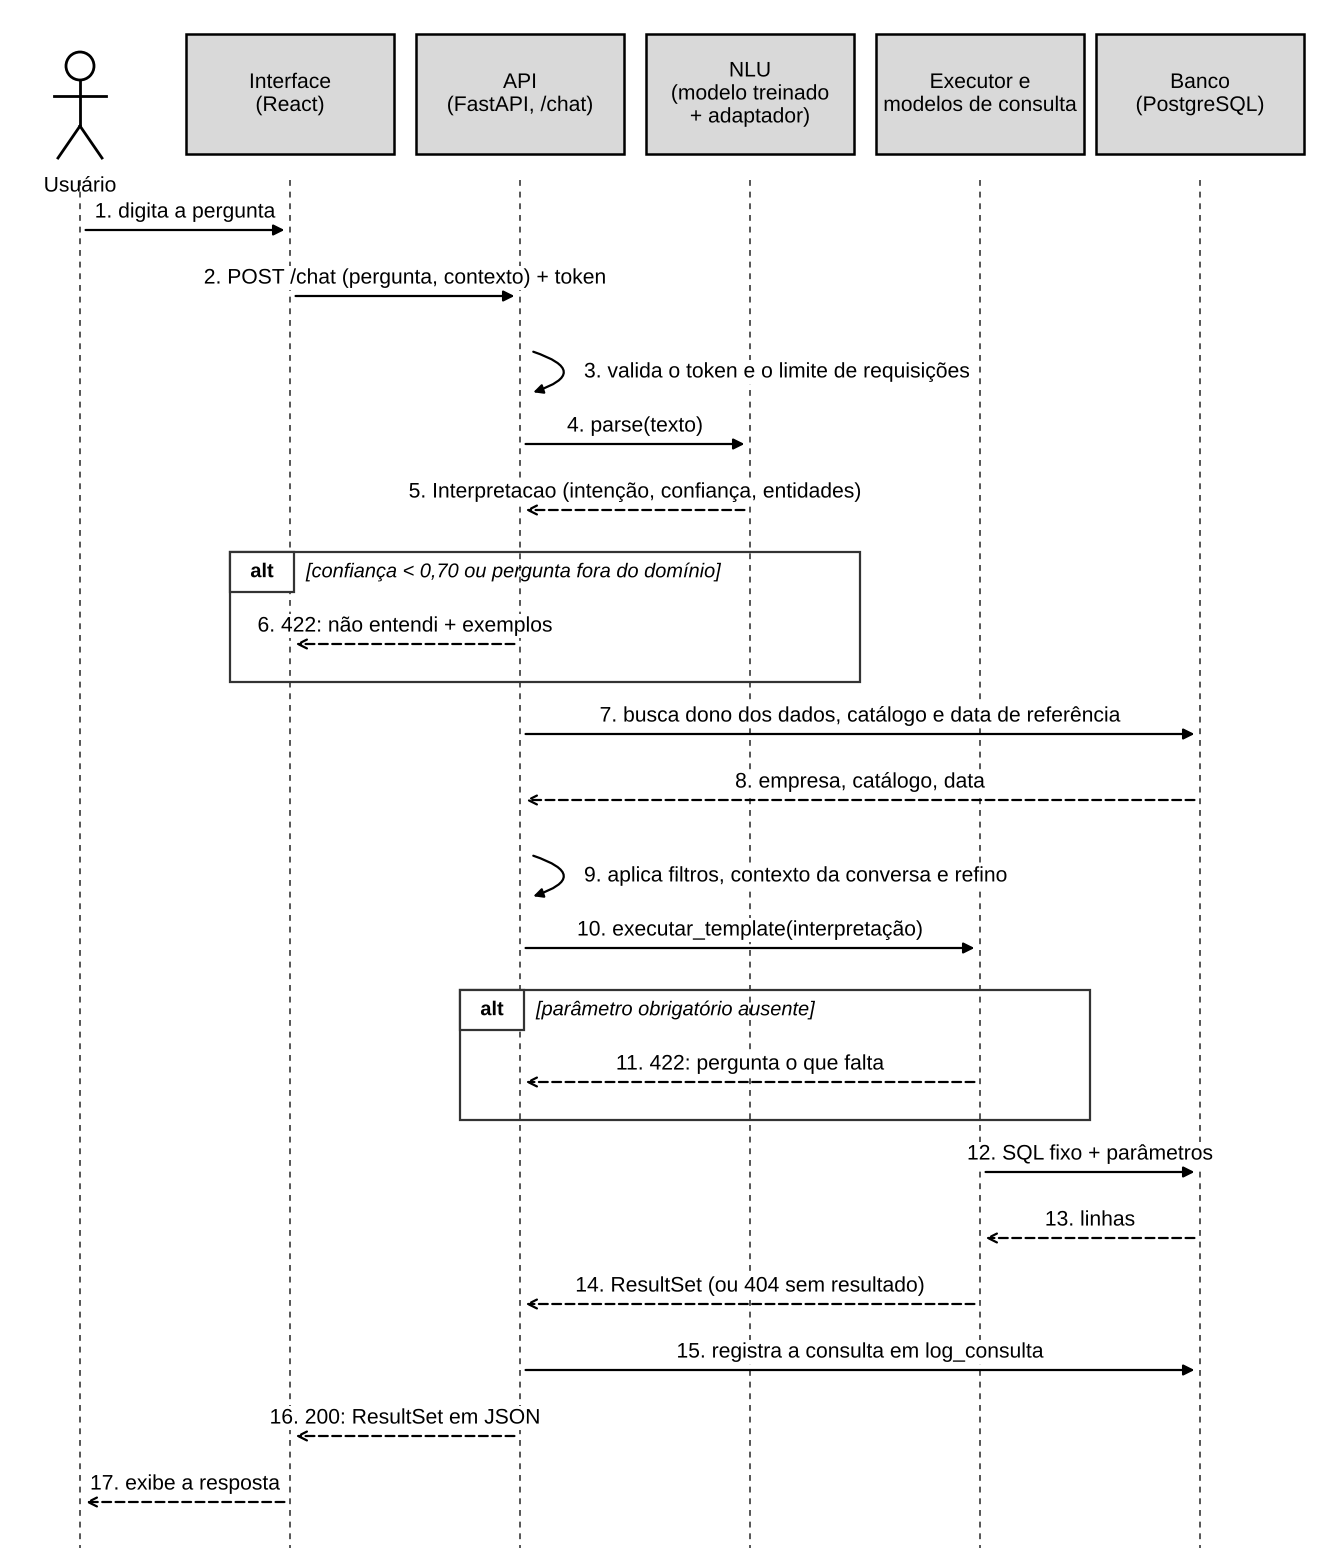

Source code (Python):
"""Figura 3 do TCC: diagrama de sequência de uma pergunta (rota /chat).

Segue a ordem de app/main.py::chat e app/sql/executor.py. Gerar:
    python sequencia.py            # escreve sequencia.png (precisa de matplotlib)
"""
import matplotlib

matplotlib.use("Agg")
import matplotlib.pyplot as plt
from matplotlib.patches import FancyArrowPatch, Rectangle

plt.rcParams["font.family"] = ["Liberation Sans", "DejaVu Sans"]  # Liberation Sans = métricas do Arial
FS = 7.6

PART = ["Usuário", "Interface\n(React)", "API\n(FastAPI, /chat)", "NLU\n(modelo treinado\n+ adaptador)",
        "Executor e\nmodelos de consulta", "Banco\n(PostgreSQL)"]
X = [0.4, 1.45, 2.6, 3.75, 4.9, 6.0]
W, H = 6.6, 8.6
fig = plt.figure(figsize=(W, H), dpi=200)
ax = fig.add_axes([0, 0, 1, 1])
ax.set_xlim(0, W); ax.set_ylim(0, H); ax.axis("off")

TOPO = H - 0.15
y_fim = 0.25
for i, (x, nome) in enumerate(zip(X, PART)):
    if i == 0:  # ator
        cy = TOPO - 0.18
        ax.add_patch(plt.Circle((x, cy), 0.07, fill=False, lw=1))
        ax.plot([x, x], [cy - 0.07, cy - 0.3], color="k", lw=1)
        ax.plot([x - 0.13, x + 0.13], [cy - 0.15, cy - 0.15], color="k", lw=1)
        ax.plot([x, x - 0.11], [cy - 0.3, cy - 0.46], color="k", lw=1)
        ax.plot([x, x + 0.11], [cy - 0.3, cy - 0.46], color="k", lw=1)
        ax.text(x, cy - 0.55, nome, ha="center", va="top", fontsize=FS)
    else:
        ax.add_patch(Rectangle((x - 0.52, TOPO - 0.62), 1.04, 0.6, fc="#D9D9D9", ec="k", lw=0.9))
        ax.text(x, TOPO - 0.32, nome, ha="center", va="center", fontsize=FS, fontweight="bold" if False else "normal")

y = TOPO - 1.0
PASSO = 0.33
n = [0]


def msg(a, b, texto, resposta=False, extra=0.0):
    global y
    n[0] += 1
    xa, xb = X[a], X[b]
    rotulo = f"{n[0]}. {texto}"
    if a == b:  # mensagem para si mesmo
        ax.add_patch(FancyArrowPatch((xa + 0.04, y + 0.06), (xa + 0.04, y - 0.16),
                                     connectionstyle="arc3,rad=-1.6", arrowstyle="-|>", mutation_scale=7,
                                     lw=0.8, color="k"))
        ax.text(xa + 0.32, y - 0.05, rotulo, fontsize=FS, va="center", ha="left",
                bbox=dict(fc="white", ec="none", pad=0.6))
        y -= PASSO + 0.08 + extra
        return
    ax.add_patch(FancyArrowPatch((xa, y), (xb, y), arrowstyle="-|>" if not resposta else "->",
                                 mutation_scale=8, lw=0.8, color="k",
                                 linestyle=(0, (4, 2)) if resposta else "-"))
    ax.text((xa + xb) / 2, y + 0.04, rotulo, fontsize=FS, ha="center", va="bottom",
            bbox=dict(fc="white", ec="none", pad=0.6))
    y -= PASSO + extra


def alt(x0, x1, condicao, mensagem):
    """Bloco alt com uma mensagem dentro: cabeçalho, mensagem, borda."""
    global y
    topo = y + 0.12
    y -= 0.34
    mensagem()
    base = y + 0.14
    ax.add_patch(Rectangle((x0, base), x1 - x0, topo - base, fill=False, ec="#333333", lw=0.8))
    ax.add_patch(Rectangle((x0, topo - 0.2), 0.32, 0.2, fc="white", ec="#333333", lw=0.8))
    ax.text(x0 + 0.16, topo - 0.1, "alt", fontsize=FS - 0.4, ha="center", va="center", fontweight="bold")
    ax.text(x0 + 0.38, topo - 0.1, condicao, fontsize=FS - 0.4, ha="left", va="center", style="italic")
    y -= 0.12


msg(0, 1, "digita a pergunta")
msg(1, 2, "POST /chat (pergunta, contexto) + token")
msg(2, 2, "valida o token e o limite de requisições")
msg(2, 3, "parse(texto)")
msg(3, 2, "Interpretacao (intenção, confiança, entidades)", resposta=True)
alt(X[1] - 0.3, X[3] + 0.55, "[confiança < 0,70 ou pergunta fora do domínio]",
    lambda: msg(2, 1, "422: não entendi + exemplos", resposta=True))

msg(2, 5, "busca dono dos dados, catálogo e data de referência")
msg(5, 2, "empresa, catálogo, data", resposta=True)
msg(2, 2, "aplica filtros, contexto da conversa e refino")
msg(2, 4, "executar_template(interpretação)")
alt(X[2] - 0.3, X[4] + 0.55, "[parâmetro obrigatório ausente]",
    lambda: msg(4, 2, "422: pergunta o que falta", resposta=True))

msg(4, 5, "SQL fixo + parâmetros")
msg(5, 4, "linhas", resposta=True)
msg(4, 2, "ResultSet (ou 404 sem resultado)", resposta=True)
msg(2, 5, "registra a consulta em log_consulta")
msg(2, 1, "200: ResultSet em JSON", resposta=True)
msg(1, 0, "exibe a resposta", resposta=True)

for x in X:  # linhas de vida, até a última mensagem
    ax.plot([x, x], [TOPO - 0.75, y + 0.1], color="#555555", lw=0.7, ls=(0, (3, 3)), zorder=0)
ax.set_ylim(y, H)
fig.set_size_inches(W, H - y)
fig.savefig("sequencia.png", dpi=200, facecolor="white")
print("y final", round(y, 2))
